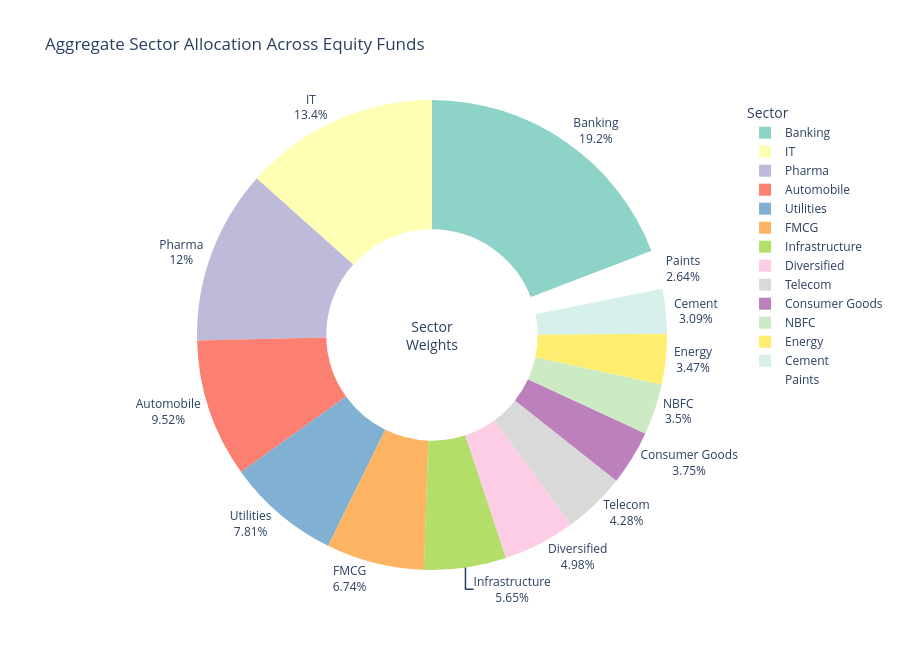

Source (notebook cell):
### Code cell
fig = px.pie(
    sector_df,
    names="sector",
    values="total_weight",
    title="Aggregate Sector Allocation Across Equity Funds",
    color_discrete_sequence=px.colors.qualitative.Set3,
    hole=0.45
)

fig.update_traces(
    textposition="outside",
    textinfo="percent+label"
)

fig.update_layout(
    height=650,
    legend_title="Sector",
    annotations=[dict(
        text="Sector<br>Weights",
        x=0.5, y=0.5,
        font_size=14,
        showarrow=False
    )]
)

fig.show()
fig.write_image(r"c:\Users\deepk\mf_analytics\charts\chart_09_sector_donut.png", scale=2)

### Figure 1 — Plotly figure (JSON) as saved in the notebook; plotly's stock layout.template omitted (floating-point values rounded to 4 significant figures)
{"data": [{"domain": {"x": [0, 1], "y": [0, 1]}, "hole": 0.45, "hovertemplate": "sector=%{label}<br>total_weight=%{value}<extra></extra>", "labels": ["Banking", "IT", "Pharma", "Automobile", "Utilities", "FMCG", "Infrastructure", "Diversified", "Telecom", "Consumer Goods", "NBFC", "Energy", "Cement", "Paints"], "legendgroup": "", "name": "", "showlegend": true, "textinfo": "percent+label", "textposition": "outside", "type": "pie", "values": [652.3, 455.5, 407.4, 323.6, 265.5, 229.1, 192.2, 169.2, 145.6, 127.6, 119.1, 117.9, 105.0, 89.86]}], "layout": {"annotations": [{"font": {"size": 14}, "showarrow": false, "text": "Sector<br>Weights", "x": 0.5, "y": 0.5}], "height": 650, "legend": {"title": {"text": "Sector"}, "tracegroupgap": 0}, "piecolorway": ["rgb(141,211,199)", "rgb(255,255,179)", "rgb(190,186,218)", "rgb(251,128,114)", "rgb(128,177,211)", "rgb(253,180,98)", "rgb(179,222,105)", "rgb(252,205,229)", "rgb(217,217,217)", "rgb(188,128,189)", "rgb(204,235,197)", "rgb(255,237,111)"], "title": {"text": "Aggregate Sector Allocation Across Equity Funds"}}}
